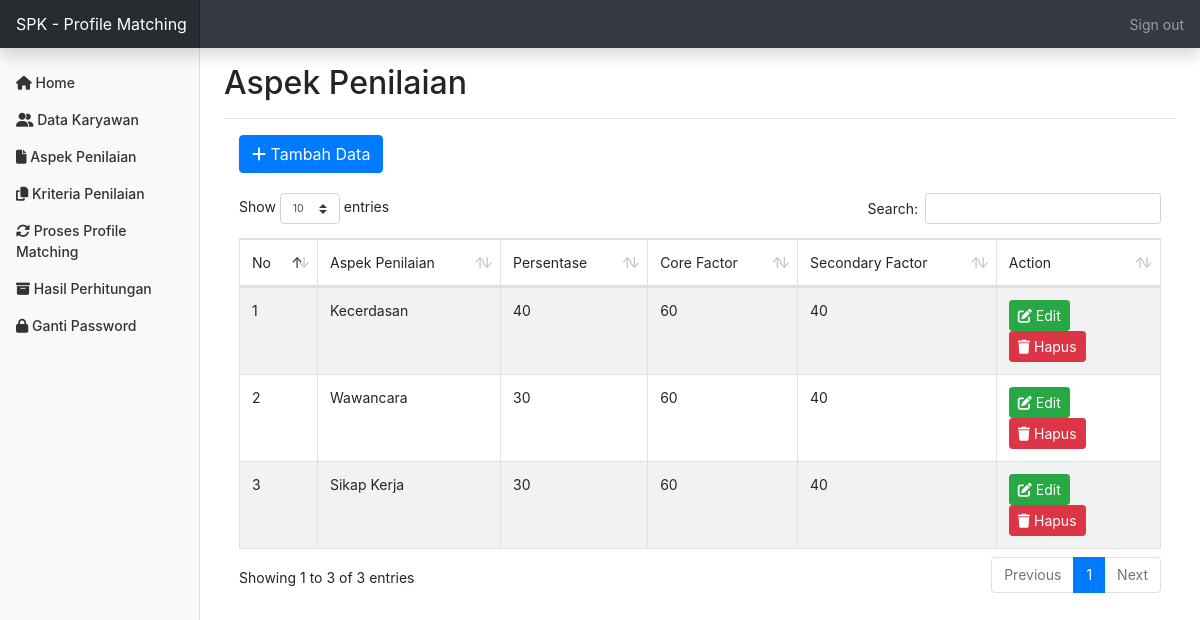
Before: /home.php?page=aspek (signed in) with the older database file.
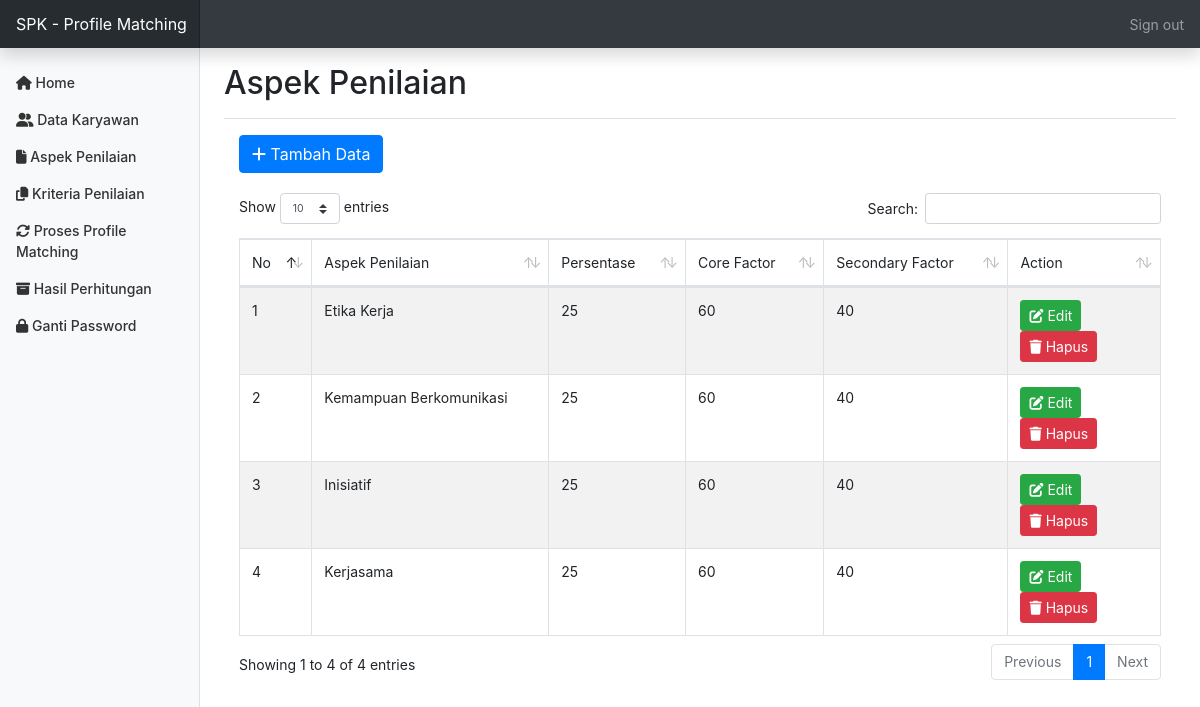
After: the same page with the newer database file.
### tables this page shows
CREATE TABLE `pm_aspek` (
  `id_aspek` tinyint UNSIGNED NOT NULL,
  `aspek` varchar(100) NOT NULL,
  `prosentase` float NOT NULL,
  `bobot_core` float NOT NULL,
  `bobot_secondary` float NOT NULL
);

### aspek.php (the view, shortened to what this page needs)
<div class="container">
		<a href="home.php?page=tambah_aspek">
			<button style="margin-bottom: 20px;" class="btn btn-primary"> <i class="fa fa-plus"></i> Tambah Data </button>
		</a>
		<table id="example" class="table table-striped table-bordered" style="width:100%">
	    	<thead>
	    		<tr>
	    			<td>No</td>
	    			<td>Aspek Penilaian</td>
	    			<td>Persentase</td>
	    			<td>Core Factor</td>
	    			<td>Secondary Factor</td>
	    			<td>Action</td>
	    		</tr>
	    	</thead>
	    	<tbody>
				<?php
			        $no = 1;
			        $query = "SELECT * FROM pm_aspek ORDER BY id_aspek ASC";
			        $aspek_penilaian = $koneksi->prepare($query);
			        $aspek_penilaian->execute();
			        $res1 = $aspek_penilaian->get_result();
			        if ($res1->num_rows > 0) {
				        while ($row = $res1->fetch_assoc()) {
				        	$id = $row['id_aspek'];
				            $aspek = $row['aspek'];
				            $prosentase = $row['prosentase'];
				            $bobot_core = $row['bobot_core'];
				            $bobot_secondary = $row['bobot_secondary'];
				?>
					<tr>
						<td><?php echo $no++; ?></td>
						<td><?php echo $aspek; ?></td>
						<td><?php echo $prosentase; ?></td>
						<td><?php echo $bobot_core; ?></td>
						<td><?php echo $bobot_secondary; ?></td>
						<td>
							<a href="home.php?page=edit_aspek&aa=<?php echo base64_encode($id) ?>">
								<button class="btn btn-success btn-sm"> <i class="fa fa-edit"></i> Edit </button>
							</a>
							<a href="hapus_aspek.php?aa=<?php echo base64_encode($id) ?>" onclick="javascript: return confirm('Apakah Anda yakin ingin menghapus data ini?')">
								<button class="btn btn-danger btn-sm"> <i class="fa fa-trash"></i> Hapus </button>
							</a>
						</td>
					</tr>
			    <?php } } else { ?>
				    <tr>
				    	<td colspan='7'>Tidak ada data ditemukan</td>
				    </tr>
			    <?php } ?>
	    	</tbody>
	    </table>
    </div>

### home.php (shortened to what this page needs)
<?php
if (empty($_SESSION['id_user'])) {
  $_SESSION['err'] = '<strong>ERROR!</strong> Anda harus login terlebih dahulu.';
  header('Location: ./login.php');
  die();
} else {
?>
  <!DOCTYPE html>
  <html lang="en">
  <head>
    <link href="css/bootstrap.css" rel="stylesheet">
    <link rel="stylesheet" type="text/css" href="css/dataTables.bootstrap4.min.css">
    <link href="css/dashboard.css" rel="stylesheet">
  </head>
  <body>
    <nav class="navbar navbar-dark sticky-top bg-dark flex-md-nowrap p-0 shadow">
      <a class="navbar-brand col-md-3 col-lg-2 mr-0 px-3" href="#">SPK - Profile Matching</a>
      <ul class="navbar-nav px-3">
        <li class="nav-item text-nowrap">
          <a class="nav-link" href="keluar.php"> <span data-feather="log-out"></span> Sign out </a>
        </li>
      </ul>
    </nav>
    <div class="container-fluid">
      <div class="row">
        <?php include "menu.php"; ?>
        <main role="main" class="col-md-9 ml-sm-auto col-lg-10 px-md-4">
          <div class="d-flex justify-content-between flex-wrap flex-md-nowrap align-items-center pt-3 pb-2 mb-3 border-bottom">
            <h1 class="h2">
              <?php
              if (isset($_REQUEST['page'])) {
                $page = $_REQUEST['page'];
                switch ($page) {
                  case 'aspek':
                    echo "Aspek Penilaian";
                    break;
                }
              } else {
                echo "Home";
              }
              ?>
            </h1>
          </div>
          <div class="table-responsive">
            <?php
            if (isset($_REQUEST['page'])) {
              $page = $_REQUEST['page'];
              switch ($page) {
                case 'aspek':
                  include "aspek.php";
                  break;
              }
            }
            ?>
          </div>
        </main>
      </div>
    </div>
  </body>
  </html>
<?php
}
?>

### menu.php (shortened to what this page needs)
<?php
    if( !empty( $_SESSION['id_user'] ) ){
?>
<nav id="sidebarMenu" class="col-md-3 col-lg-2 d-md-block bg-light sidebar collapse">
      <div class="sidebar-sticky pt-3">
        <ul class="nav flex-column">
          <li class="nav-item">
            <a class="nav-link" href="home.php">
              <span class="fas fa-home" style="font-size:14px"></span>
              Home <span class="sr-only">(current)</span>
            </a>
          </li>
          <li class="nav-item">
            <a class="nav-link" href="?page=pelamar">
              <span class="fas fa-user-friends" style="font-size:14px"></span>
              Data Karyawan
            </a>
          </li>
          <li class="nav-item">
            <a class="nav-link" href="?page=aspek">
              <span class="fas fa-file" style="font-size:14px"></span>
              Aspek Penilaian
            </a>
          </li>
           <li class="nav-item">
            <a class="nav-link" href="?page=kriteria">
              <span class="fas fa-copy" style="font-size:14px"></span>
              Kriteria Penilaian
            </a>
          </li>
          <li class="nav-item">
            <a class="nav-link" href="?page=profile">
              <span class="fas fa-sync-alt" style="font-size:14px"></span>
              Proses Profile Matching
            </a>
          </li>
          <li class="nav-item">
            <a class="nav-link" href="?page=perhitungan">
              <span class="fas fa-archive" style="font-size:14px"></span>
              Hasil Perhitungan
            </a>
          </li>
           <li class="nav-item">
            <a class="nav-link" href="?page=gantipassword">
              <span class="fas fa-lock" style="font-size:14px "></span>
              Ganti Password
            </a>
          </li>
        </ul>
      </div>
    </nav>
<?php
} else {
	header("Location: ./");
	die();
}
?>

### css/dashboard.css (style rules this page uses)
body { font-size: .875rem; }
.sidebar { position: fixed; top: 0; bottom: 0; left: 0; z-index: 100; padding: 48px 0 0; box-shadow: inset -1px 0 0 rgba(0, 0, 0, .1); }
.sidebar-sticky { position: relative; top: 0; height: calc(100vh - 48px); padding-top: .5rem; overflow-x: hidden; overflow-y: auto; }
.sidebar .nav-link { font-weight: 500; color: #333; }
.navbar-brand { padding-top: .75rem; padding-bottom: .75rem; font-size: 1rem; background-color: rgba(0, 0, 0, .25); box-shadow: inset -1px 0 0 rgba(0, 0, 0, .25); }

Changed rows visible on the page:
removed pm_aspek: aspek "Kecerdasan", prosentase "40", bobot_core "60", bobot_secondary "40"
removed pm_aspek: aspek "Wawancara", prosentase "30", bobot_core "60", bobot_secondary "40"
removed pm_aspek: aspek "Sikap Kerja", prosentase "30", bobot_core "60", bobot_secondary "40"
added pm_aspek: aspek "Etika Kerja", prosentase "25", bobot_core "60", bobot_secondary "40"
added pm_aspek: aspek "Kemampuan Berkomunikasi", prosentase "25", bobot_core "60", bobot_secondary "40"
added pm_aspek: aspek "Inisiatif", prosentase "25", bobot_core "60", bobot_secondary "40"
added pm_aspek: aspek "Kerjasama", prosentase "25", bobot_core "60", bobot_secondary "40"
Other visible differences:
text written by a page script: "Show entries Search: Showing 1 to 3 of 3 entries Previous 1 Next" → "Show entries Search: Showing 1 to 4 of 4 entries Previous 1 Next"
